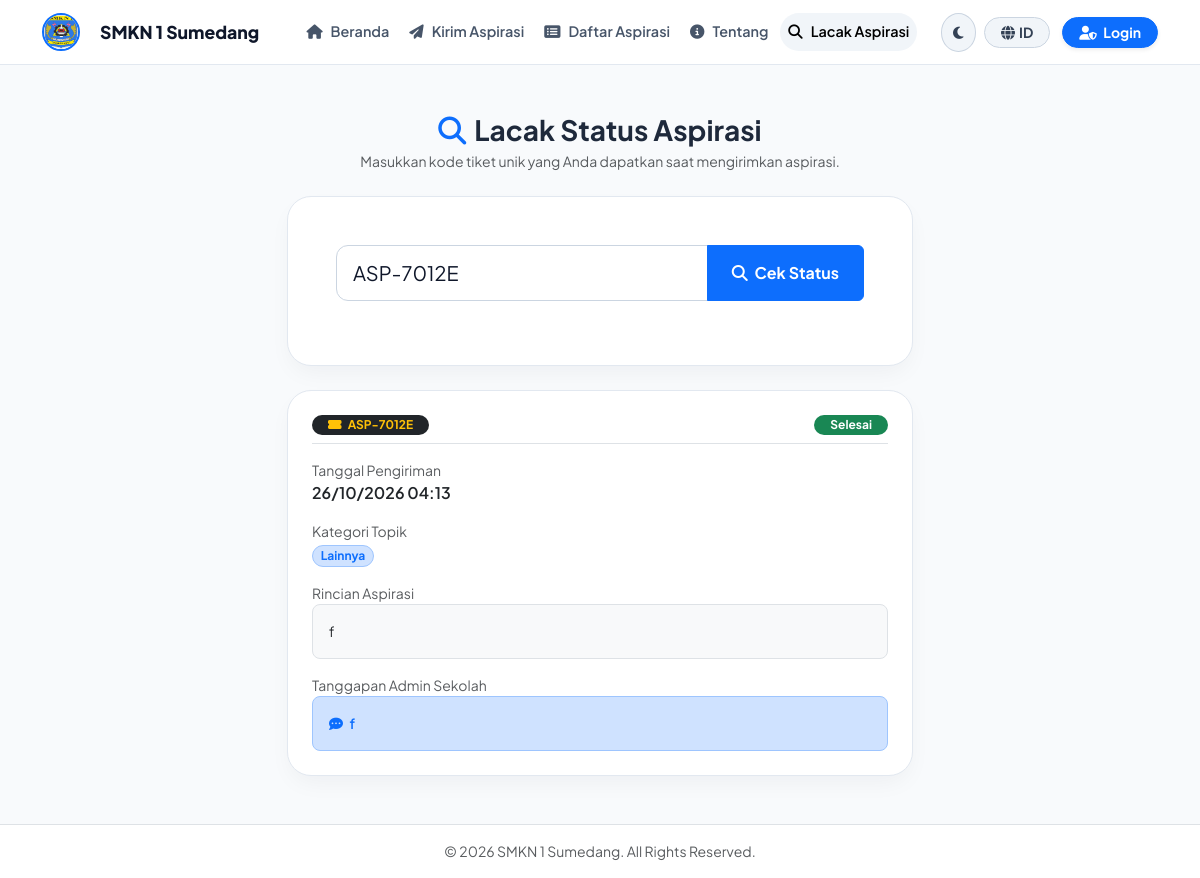
Page /lacak.php?kode=ASP-7012E on the committed database.
### tables this page shows
CREATE TABLE `aspirasi_murid` (
  `id` int(11) NOT NULL,
  `kode_tiket` varchar(20) DEFAULT NULL,
  `nama` varchar(100) NOT NULL,
  `kelas` varchar(20) NOT NULL,
  `jurusan` varchar(50) NOT NULL,
  `kategori` varchar(100) NOT NULL,
  `keterangan` text NOT NULL,
  `is_rahasia` tinyint(1) DEFAULT 0,
  `kode_rahasia` varchar(50) DEFAULT NULL,
  `alasan_rahasia` text DEFAULT NULL,
  `foto` varchar(255) DEFAULT NULL,
  `status` enum('Proses','Selesai','Ditolak') DEFAULT 'Proses',
  `tanggapan` text DEFAULT NULL,
  `tanggal` datetime NOT NULL
);

### lacak.php (the view, shortened to what this page needs)
<?php
include 'koneksi.php';
include 'header.php';
$theme = $_SESSION['theme'] ?? 'light';
$hasil_pencarian = null;
if (isset($_GET['kode']) && !empty(trim($_GET['kode']))) {
    $kode = mysqli_real_escape_string($koneksi, trim($_GET['kode']));
    $tabel_list = ['aspirasi_murid', 'aspirasi_guru', 'aspirasi_ortu', 'aspirasi_masyarakat'];
    foreach ($tabel_list as $tabel) {
        $query = mysqli_query($koneksi, "SELECT *, '$tabel' as role_tabel FROM $tabel WHERE kode_tiket = '$kode'");
        if ($query && mysqli_num_rows($query) > 0) {
            $hasil_pencarian = mysqli_fetch_assoc($query);
            break;
        }
    }
}
?>
<div class="container py-5 my-auto" style="max-width: 650px;">
    <div class="text-center mb-4">
        <h3 class="fw-bold mb-1"><i class="fas fa-search me-2 text-primary"></i>Lacak Status Aspirasi</h3>
        <p class="text-muted small">Masukkan kode tiket unik yang Anda dapatkan saat mengirimkan aspirasi.</p>
    </div>
    <div class="card lacak-card p-4 p-md-5 mb-4">
        <form action="lacak.php" method="GET">
            <div class="input-group mb-3">
                <input type="text" name="kode" class="form-control form-control-lg" placeholder="Contoh: ASP-8F29A" value="<?= htmlspecialchars($_GET['kode'] ?? '') ?>" required>
                <button type="submit" class="btn btn-primary px-4 fw-bold">
                    <i class="fas fa-search me-1"></i> Cek Status
                </button>
            </div>
        </form>
    </div>
    <?php if ($hasil_pencarian): ?>
        <div class="card lacak-card p-4">
            <div class="d-flex justify-content-between align-items-center mb-3 pb-2 border-bottom">
                <span class="badge bg-dark text-warning px-3 py-1.5 rounded-pill fw-bold">
                    <i class="fas fa-ticket-alt me-1"></i> <?= htmlspecialchars($hasil_pencarian['kode_tiket']) ?>
                </span>
                <span class="badge bg-<?= $hasil_pencarian['status'] == 'Selesai' ? 'success' : ($hasil_pencarian['status'] == 'Ditolak' ? 'danger' : 'warning text-dark') ?> px-3 py-1.5 rounded-pill fw-bold">
                    <?= htmlspecialchars($hasil_pencarian['status']) ?>
                </span>
            </div>
            <div class="mb-3">
                <span class="text-muted small d-block">Tanggal Pengiriman</span>
                <span class="fw-semibold"><?= date('d/m/Y H:i', strtotime($hasil_pencarian['tanggal'])) ?></span>
            </div>
            <div class="mb-3">
                <span class="text-muted small d-block">Kategori Topik</span>
                <span class="badge bg-primary-subtle text-primary border border-primary-subtle px-2.5 py-1 rounded-pill">
                    <?= htmlspecialchars($hasil_pencarian['kategori']) ?>
                </span>
            </div>
            <div class="mb-3">
                <span class="text-muted small d-block">Rincian Aspirasi</span>
                <p class="p-3 bg-body-tertiary rounded-3 border mb-0 small"><?= htmlspecialchars($hasil_pencarian['keterangan']) ?></p>
            </div>
            <div class="mb-0">
                <span class="text-muted small d-block">Tanggapan Admin Sekolah</span>
                <?php if (!empty($hasil_pencarian['tanggapan'])): ?>
                    <div class="p-3 rounded-3 bg-primary-subtle text-primary border border-primary-subtle small fw-semibold">
                        <i class="fas fa-comment-dots me-1"></i> <?= htmlspecialchars($hasil_pencarian['tanggapan']) ?>
                    </div>
                <?php else: ?>
                    <span class="text-muted fst-italic small"><i class="far fa-hourglass me-1"></i> Belum ada tanggapan dari admin. Mohon menunggu.</span>
                <?php endif; ?>
            </div>
        </div>
    <?php endif; ?>
</div>
<footer class="py-3 mt-auto border-top" style="background-color: <?= $theme == 'dark' ? '#1e293b' : '#ffffff' ?>;">
    <div class="container text-center text-muted small">
        &copy; <?= date('Y') ?> SMKN 1 Sumedang. All Rights Reserved.
    </div>
</footer>
</body>
</html>

### rows in the picture
aspirasi_murid: kode_tiket "ASP-7012E", status "Selesai", tanggal "26/10/2026 04:13", kategori "Lainnya", keterangan "f", tanggapan "f"

### other values in the picture
$nav_text['brand'] "SMKN 1 Sumedang"
$nav_text['home'] "Beranda"
$nav_text['send'] "Kirim Aspirasi"
$nav_text['list'] "Daftar Aspirasi"
$nav_text['about'] "Tentang"
$lang "ID"
